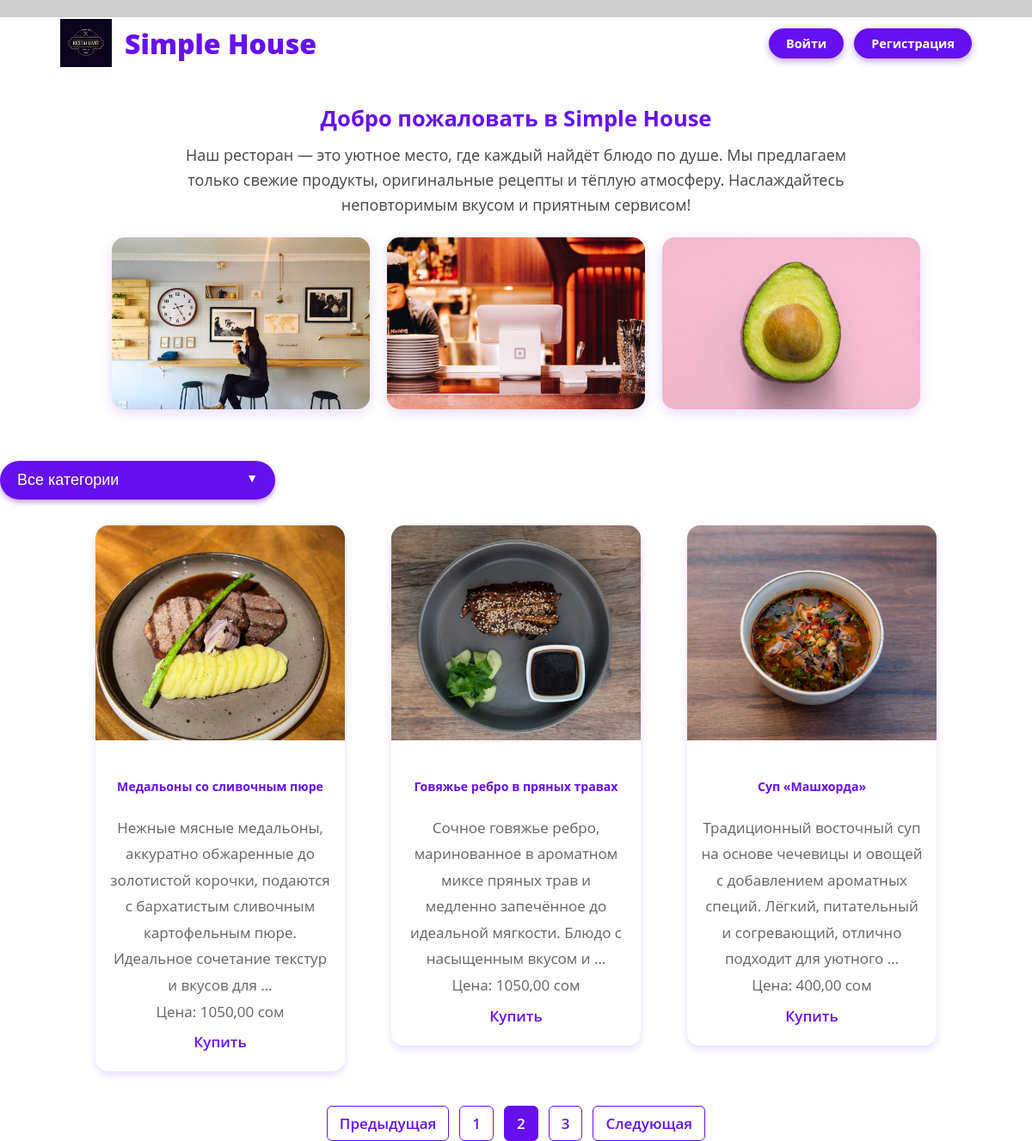
Screenshot of /dishes/?page=2 with the database file from the repository.
### dishes/models.py (models this page shows, shortened)
class Dish(models.Model):
    title = models.CharField(max_length=100)
    category = models.ForeignKey(Category, on_delete=models.CASCADE, related_name='dishes')
    image = models.ImageField(upload_to='dishes_image/', null=True, blank=True)
    description = models.TextField()
    price = models.DecimalField(max_digits=8, decimal_places=2)
    is_available = models.BooleanField(default=True)

### dishes/views.py (the view)
def get_index(request, category_slug=None):
    categories = Category.objects.all()
    category = None
    dishes = Dish.objects.all()
    if category_slug:
        category = get_object_or_404(Category, slug=category_slug)
        dishes = dishes.filter(category=category)
    paginator = Paginator(dishes, 3)  # например, по 6 блюд на страницу
    page_number = request.GET.get('page')
    page_obj = paginator.get_page(page_number)
    context = {
        'categories': categories,
        'category': category,
        'page_obj': page_obj,
    }
    return render(request, 'dishes/index.html', context)

### dishes/templates/dishes/index.html (shortened to what this page needs)
{% load static %}
<!DOCTYPE html>
<html lang="ru">
<head>
  <link href="{% static 'css/templatemo-style.css' %}" rel="stylesheet" />
</head>
<body>
  <div class="container">
    <header>
      <img src="{% static 'img/simple-house-logo.png' %}" alt="Логотип Simple House" class="logo" />
      <h1>Simple House</h1>
      <div class="auth-buttons">
        {% if request.user.is_authenticated %}
          <a href="{% url 'logout' %}">Выйти</a>
        {% else %}
          <a href="{% url 'login' %}">Войти</a>
          <a href="{% url 'register' %}">Регистрация</a>
        {% endif %}
      </div>
    </header>
    <section class="about-section" aria-label="О ресторане">
      <h2>Добро пожаловать в Simple House</h2>
      <p>
        Наш ресторан — это уютное место, где каждый найдёт блюдо по душе. Мы предлагаем только свежие продукты,
        оригинальные рецепты и тёплую атмосферу. Наслаждайтесь неповторимым вкусом и приятным сервисом!
      </p>
      <div class="about-images">
        <img src="{% static 'img/about-05.jpg' %}" alt="Интерьер ресторана Simple House" />
        <img src="{% static 'img/about-06.jpg' %}" alt="Блюда Simple House" />
        <img src="{% static 'img/img-01.jpg' %}" alt="Довольные гости в Simple House" />
      </div>
    </section>
    <div class="dropdown" id="categoryDropdown">
      <button onclick="toggleDropdown()" class="dropdown-btn" id="dropdownBtn" aria-haspopup="true" aria-expanded="false"
        aria-controls="dropdownMenu">
        {% if category %}
          {{ category.name }}
        {% else %}
          Все категории
        {% endif %}
      </button>
    </div>
    <section class="dishes-section py-5 bg-light" aria-label="Меню блюд">
      <div class="row" style="gap: 24px; display: flex; flex-wrap: wrap; justify-content: center;">
        {% for dish in page_obj %}
          <div class="col-md-4" style="flex: 1 0 300px; max-width: 320px;">
            <div class="card h-100">
              {% if dish.image %}
                <img src="{{ dish.image.url }}" alt="{{ dish.title }}" class="card-img-top" />
              {% else %}
                <img src="{% static 'img/default-dish.jpg' %}" alt="Изображение отсутствует" class="card-img-top" />
              {% endif %}
              <div class="card-body d-flex flex-column justify-content-between" style="padding: 15px;">
                <div>
                  <h5 class="card-title text-center">{{ dish.title }}</h5>
                  <p class="card-text text-muted text-center">{{ dish.description|truncatewords:20 }}</p>
                </div>
                <div class="mt-3 text-center">
                  <p class="fs-5 fw-semibold text-success mb-3">Цена: {{ dish.price }} сом</p>
                  <a href="{% url 'dishes_detail' dish.id %}" class="btn btn-outline-primary rounded-pill px-4 py-2">Купить</a>
                </div>
              </div>
            </div>
          </div>
        {% empty %}
          <p style="text-align: center; color: #666; font-size: 18px;">Блюд пока что нет :(</p>
        {% endfor %}
      </div>
      <nav aria-label="Навигация по страницам" style="margin-top: 40px;">
        <ul class="pagination">
          {% if page_obj.has_previous %}
            <li>
              <a href="?page={{ page_obj.previous_page_number }}{% if category %}&category={{ category.slug }}{% endif %}">Предыдущая</a>
            </li>
          {% else %}
            <li class="disabled"><span>Предыдущая</span></li>
          {% endif %}
          {% for num in page_obj.paginator.page_range %}
            {% if page_obj.number == num %}
              <li class="active"><span>{{ num }}</span></li>
            {% else %}
              <li><a href="?page={{ num }}{% if category %}&category={{ category.slug }}{% endif %}">{{ num }}</a></li>
            {% endif %}
          {% endfor %}
          {% if page_obj.has_next %}
            <li>
              <a href="?page={{ page_obj.next_page_number }}{% if category %}&category={{ category.slug }}{% endif %}">Следующая</a>
            </li>
          {% else %}
            <li class="disabled"><span>Следующая</span></li>
          {% endif %}
        </ul>
      </nav>
    </section>
  </div>
</body>
</html>

### dishes/static/css/templatemo-style.css (style rules this page uses)
ul, nav, body, h1, h2, h4, h6, p, figure { margin: 0; padding: 0; }
a, button { transition: all 0.3s ease; }
html { box-sizing: border-box; -ms-overflow-style: scrollbar; }
*, *::before, *::after { box-sizing: inherit; }
.container { width: 100%; max-width: 1200px; margin-right: auto; margin-left: auto; }
.row { display: -ms-flexbox; display: flex; -ms-flex-wrap: wrap; flex-wrap: wrap; margin-left: -15px; margin-right: -15px; }
.col-lg-3, .col-lg-4, .col-lg-6, .col-md-4, .col-md-6, .col-sm-6, .col-12 { position: relative; width: 100%; padding-right: 15px; padding-left: 15px; }
@media (min-width: 768px) { .col-md-4 { -ms-flex: 0 0 33.333333%; flex: 0 0 33.333333%; max-width: 33.333333%; } }
.text-center { text-align: center; }
body { font-family: 'Open Sans', Arial, sans-serif; font-size: 17px; background-color: #ccc; overflow-x: hidden; }
.container { background-color: white; }
p, address { color: #626364; line-height: 1.8; }

### dishes/templates/dishes/index.html (style rules this page uses)
.dropdown { position: relative; display: inline-block; margin: 40px auto 30px; max-width: 320px; width: 100%; }
.dropdown-btn { background-color: #6610f2; color: white; padding: 12px 20px; font-size: 18px; border: none; border-radius: 25px; cursor: pointer; user-select: none; width: 100%; text-align: left; box-shadow: 0 3px 6px rgba(102, 16, 242, 0.4); transition: background-color 0.3s; }
.dropdown-btn:after { content: " ▼"; font-size: 14px; float: right; margin-left: 10px; }
.card { box-shadow: 0 4px 10px rgb(102 16 242 / 0.15); border-radius: 15px; overflow: hidden; transition: transform 0.2s; }
.card-img-top { height: 250px; object-fit: cover; width: 100%; }
.card-title { color: #6610f2; font-weight: 700; }
.btn-outline-primary { color: #6610f2; border-color: #6610f2; border-radius: 25px; padding: 8px 24px; font-weight: 600; transition: all 0.3s; text-decoration: none; display: inline-block; }
.pagination { display: flex; justify-content: center; list-style: none; padding: 0; margin-top: 30px; }
.pagination li { margin: 0 6px; }
.pagination a, .pagination span { display: block; padding: 8px 14px; border-radius: 6px; border: 1px solid #6610f2; color: #6610f2; text-decoration: none; font-weight: 600; transition: background-color 0.3s; }
.pagination .active span { background-color: #6610f2; color: white; cursor: default; border-color: #6610f2; }
.about-section { max-width: 1100px; margin: 40px auto 20px; padding: 0 20px; text-align: center; }
.about-section h2 { color: #6610f2; font-weight: 700; margin-bottom: 12px; }
.about-section p { color: #444; font-size: 18px; font-weight: 500; max-width: 800px; margin: 0 auto 24px; line-height: 1.6; }
.about-images { display: flex; justify-content: center; gap: 20px; flex-wrap: wrap; }
.about-images img { width: 300px; height: 200px; object-fit: cover; border-radius: 15px; box-shadow: 0 4px 15px rgb(102 16 242 / 0.15); transition: transform 0.3s ease; }
header { display: flex; align-items: center; gap: 15px; max-width: 1100px; margin: 20px auto; padding: 0 20px; }
header img.logo { width: 60px; height: 60px; object-fit: contain; }
header h1 { color: #6610f2; font-weight: 900; font-size: 2rem; margin: 0; }
.auth-buttons { margin-left: auto; display: flex; gap: 12px; align-items: center; }
.auth-buttons a { display: inline-block; padding: 8px 20px; font-weight: 700; font-size: 0.9rem; color: white; background-color: #6610f2; border-radius: 25px; text-decoration: none; box-shadow: 0 3px 8px rgba(102, 16, 242, 0.4); transition: background-color 0.3s, box-shadow 0.3s; user-select: none; }

### rows the page displays
Dish: image (picture), title "Медальоны со сливочным пюре", description "Нежные мясные медальоны, аккуратно обжаренные до золотистой корочки, подаются с бархатистым сливочным картофельным пюре. Идеальное сочетание текстур и вкусов для …", price "1050,00"
Dish: image (picture), title "Говяжье ребро в пряных травах", description "Сочное говяжье ребро, маринованное в ароматном миксе пряных трав и медленно запечённое до идеальной мягкости. Блюдо с насыщенным вкусом и …", price "1050,00"
Dish: image (picture), title "Суп «Машхорда»", description "Традиционный восточный суп на основе чечевицы и овощей с добавлением ароматных специй. Лёгкий, питательный и согревающий, отлично подходит для уютного …", price "400,00"

### other values shown
{{ num }} "1" "3"
{{ num }} "2"
